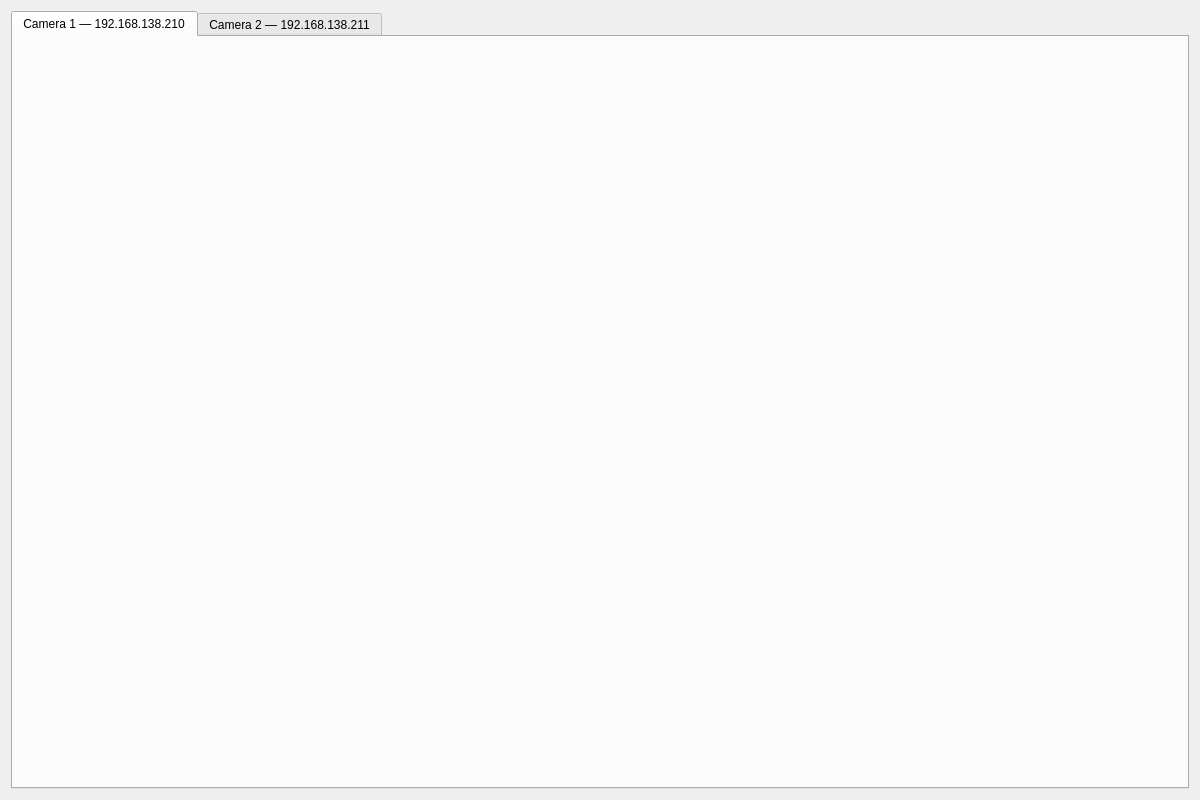
<?xml version="1.0" encoding="UTF-8"?>
<ui version="4.0">
 <class>ReolinkCameras</class>
 <widget class="QWidget" name="ReolinkCameras">
  <property name="geometry">
   <rect>
    <x>0</x>
    <y>0</y>
    <width>1200</width>
    <height>800</height>
   </rect>
  </property>
  <property name="windowTitle">
   <string>Diffractometer Cameras</string>
  </property>
  <layout class="QVBoxLayout" name="verticalLayout">
   <item>
    <widget class="QTabWidget" name="cameraTabs">
     <property name="currentIndex"><number>0</number></property>
     <widget class="QWidget" name="camera1Tab">
      <attribute name="title"><string>Camera 1 — 192.168.138.210</string></attribute>
      <layout class="QVBoxLayout" name="camera1Layout">
       <item>
        <widget class="PyDMEmbeddedDisplay" name="camera1Display">
         <property name="macros" stdset="0">
          <string>P=${P},R=Reolink1:,IMAGE_PV=${P}Reolink1:Pva1:Image,TITLE=Camera 1 (.210)</string>
         </property>
         <property name="filename" stdset="0"><string>reolink_display.py</string></property>
        </widget>
       </item>
      </layout>
     </widget>
     <widget class="QWidget" name="camera2Tab">
      <attribute name="title"><string>Camera 2 — 192.168.138.211</string></attribute>
      <layout class="QVBoxLayout" name="camera2Layout">
       <item>
        <widget class="PyDMEmbeddedDisplay" name="camera2Display">
         <property name="macros" stdset="0">
          <string>P=${P},R=Reolink2:,IMAGE_PV=${P}Reolink2:Pva1:Image,TITLE=Camera 2 (.211)</string>
         </property>
         <property name="filename" stdset="0"><string>reolink_display.py</string></property>
        </widget>
       </item>
      </layout>
     </widget>
    </widget>
   </item>
  </layout>
 </widget>
 <customwidgets>
  <customwidget>
   <class>PyDMEmbeddedDisplay</class>
   <extends>QFrame</extends>
   <header>pydm.widgets.embedded_display</header>
  </customwidget>
 </customwidgets>
 <resources/>
 <connections/>
</ui>
